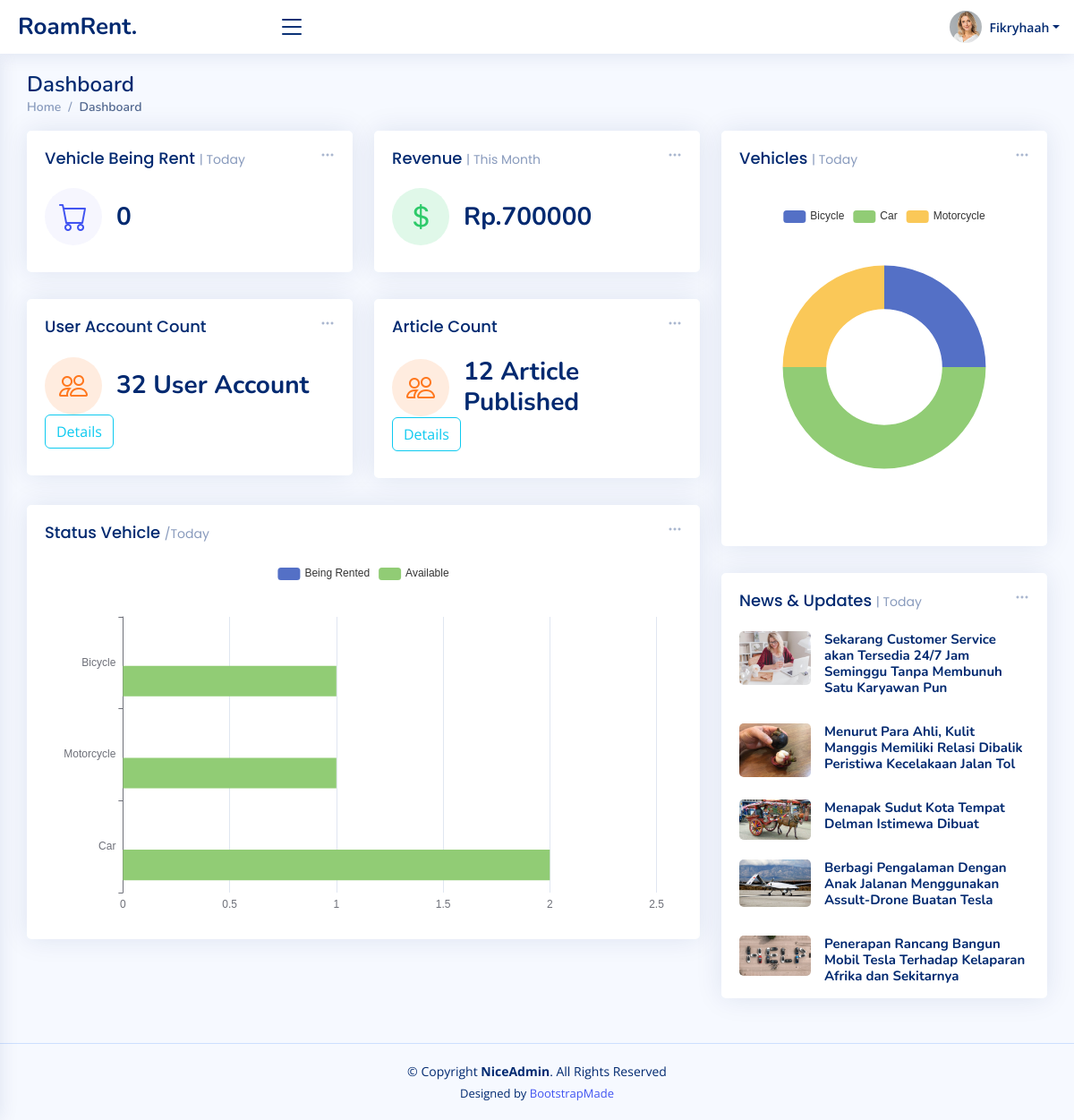
Page /home.php (signed in) on the committed database.
### tables this page shows
CREATE TABLE `article` (
  `id` int(12) NOT NULL,
  `title` text NOT NULL,
  `text` longtext NOT NULL,
  `img_url` text DEFAULT NULL,
  `article_category_id` bigint(20) NOT NULL,
  `user_id` bigint(20) NOT NULL
);

### home.php (the view, shortened to what this page needs)
<!DOCTYPE html>
<html lang="en">
<head>
  <?php
  include('layout-head-import-nice.php');
  include('logics/connect.php');
  $sql_article = 'SELECT * FROM article LIMIT 5';
  $sql_count_article = "SELECT COUNT(id) as total FROM article";
  $result_count_article = $conn->query($sql_count_article);
  $data_count_article = $result_count_article->fetch_object();
  $sql_user = 'SELECT COUNT(id) as total FROM user';
  $result_user = $conn->query($sql_user);
  $data_count_user = $result_user->fetch_object();
  $sql_vehicle = 'SELECT COUNT(id) as total FROM vehicle WHERE is_borrow = 1';
  $result_vehicle = $conn->query($sql_vehicle);
  $data_count_vehicle = $result_vehicle->fetch_object();
  $sql_vehicle_category = 'SELECT * FROM vehicle_category';
  $result_vehicle_category = $conn->query($sql_vehicle_category);
  $sql_vehicle_not_borrow_count = 'SELECT vc.id, COUNT(v.id) as total, vc.name as category FROM vehicle v RIGHT JOIN vehicle_category vc ON v.vehicle_category_id = vc.id WHERE v.is_borrow = 0 GROUP BY category ORDER BY vc.id';
  $result_vehicle_not_borrow_count = $conn->query($sql_vehicle_not_borrow_count);
  $sql_vehicle_borrow_count = 'SELECT vc.id, COUNT(v.id) as total, vc.name as category FROM vehicle v RIGHT JOIN vehicle_category vc ON v.vehicle_category_id = vc.id WHERE v.is_borrow = 1 GROUP BY category ORDER BY vc.id';
  $result_vehicle_borrow_count = $conn->query($sql_vehicle_borrow_count);
  ?>
</head>
<body class="toggle-sidebar">
  <?php include 'layout-header-nice.php'; ?>
  <main id="main" class="main">
    <div class="pagetitle">
      <h1>Dashboard</h1>
      <nav>
        <ol class="breadcrumb">
          <li class="breadcrumb-item"><a href="home.php">Home</a></li>
          <li class="breadcrumb-item active">Dashboard</li>
        </ol>
      </nav>
    </div>
    <section class="section dashboard">
      <div class="row">
        <div class="col-lg-8">
          <div class="row">
            <div class="col-xxl-4 col-md-6">
              <div class="card info-card sales-card">
                <div class="filter">
                  <a class="icon" href="#" data-bs-toggle="dropdown"><i class="bi bi-three-dots"></i></a>
                </div>
                <div class="card-body">
                  <h5 class="card-title">Vehicle Being Rent <span>| Today</span></h5>
                  <div class="d-flex align-items-center">
                    <div class="card-icon rounded-circle d-flex align-items-center justify-content-center">
                      <i class="bi bi-cart"></i>
                    </div>
                    <div class="ps-3">
                      <h6><?= $data_count_vehicle->total ?></h6>
                    </div>
                  </div>
                </div>
              </div>
            </div>
            <div class="col-xxl-4 col-md-6">
              <div class="card info-card revenue-card">
                <div class="filter">
                  <a class="icon" href="#" data-bs-toggle="dropdown"><i class="bi bi-three-dots"></i></a>
                </div>
                <div class="card-body">
                  <h5 class="card-title">Revenue <span>| This Month</span></h5>
                  <div class="d-flex align-items-center">
                    <div class="card-icon rounded-circle d-flex align-items-center justify-content-center">
                      <i class="bi bi-currency-dollar"></i>
                    </div>
                    <div class="ps-3">
                      <h6>Rp.700000</h6>
                    </div>
                  </div>
                </div>
              </div>
            </div>
            <div class="col-xxl-4 col-md-6">
              <div class="card info-card customers-card">
                <div class="filter">
                  <a class="icon" href="#" data-bs-toggle="dropdown"><i class="bi bi-three-dots"></i></a>
                </div>
                <div class="card-body">
                  <h5 class="card-title">User Account Count</h5>
                  <div class="d-flex align-items-center">
                    <div class="card-icon rounded-circle d-flex align-items-center justify-content-center">
                      <i class="bi bi-people"></i>
                    </div>
                    <div class="ps-3">
                      <h6><?= $data_count_user->total ?> User Account</h6>
                    </div>
                  </div>
                  <a href="users.php"><button class="btn btn-outline-info alert-delete-confirm">Details</button></a>
                </div>
              </div>
            </div>
            <div class="col-xxl-4 col-md-6">
              <div class="card info-card customers-card">
                <div class="filter">
                  <a class="icon" href="#" data-bs-toggle="dropdown"><i class="bi bi-three-dots"></i></a>
                </div>
                <div class="card-body">
                  <h5 class="card-title">Article Count</h5>
                  <div class="d-flex align-items-center">
                    <div class="card-icon rounded-circle d-flex align-items-center justify-content-center">
                      <i class="bi bi-people"></i>
                    </div>
                    <div class="ps-3">
                      <h6><?= $data_count_article->total ?> Article Published</h6>
                    </div>
                  </div>
                  <a href="blog.php"><button class="btn btn-outline-info alert-delete-confirm">Details</button></a>
                </div>
              </div>
            </div>
            <div class="col-12">
              <div class="card">
                <div class="filter">
                  <a class="icon" href="#" data-bs-toggle="dropdown"><i class="bi bi-three-dots"></i></a>
                </div>
                <div class="card-body">
                  <h5 class="card-title">Status Vehicle <span>/Today</span></h5>
                  <div id="chart_status_vehicle" style="min-height: 400px;" class="echart"></div>
                  <script>
                    document.addEventListener("DOMContentLoaded", () => {
                      echarts.init(document.querySelector("#chart_status_vehicle")).setOption({
                        /* title: {
                          text: 'Status Vehicle'
                        }, */
                        tooltip: {
                          trigger: 'axis',
                          axisPointer: {
                            type: 'shadow'
                          }
                        },
                        legend: {},
                        grid: {
                          left: '3%',
                          right: '4%',
                          bottom: '3%',
                          containLabel: true
                        },
                        xAxis: {
                          type: 'value',
                          boundaryGap: [0, 0.01]
                        },
                        yAxis: {
                          type: 'category',
                          data: [
                            <?php while ($row = $result_vehicle_category->fetch_assoc()) {
                        ?>
                            '<?= $row['name'] ?>',
                        <?php } ?>
                          ]
                        },
                        series: [{
                            name: 'Being Rented',
                            type: 'bar',
                            data: [
                              <?php while ($row = $result_vehicle_borrow_count->fetch_assoc()) {
                        ?>
                            <?= $row['total'] ?>,
                        <?php } ?>
                            ]
                          },
                          {
                            name: 'Available',
                            type: 'bar',
                            data: [
                              <?php while ($row = $result_vehicle_not_borrow_count->fetch_assoc()) {
                        ?>
                            <?= $row['total'] ?>,
                        <?php } ?>
                            ]
                          }
                        ]
                      });
                    });
                  </script>
                </div>
              </div>
            </div>
          </div>
        </div>
        <div class="col-lg-4">
          <div class="card">
            <div class="filter">
              <a class="icon" href="#" data-bs-toggle="dropdown"><i class="bi bi-three-dots"></i></a>
            </div>
            <div class="card-body pb-0">
              <h5 class="card-title">Vehicles <span>| Today</span></h5>
              <?php
              $query_vehicle_availability = "SELECT vc.name, COUNT(v.id) as total FROM vehicle v LEFT JOIN vehicle_category vc on v.vehicle_category_id = vc.id GROUP BY vc.name";
              $result_vehicle_availability = $conn->query($query_vehicle_availability);
              ?>
              <div id="trafficChart" style="min-height: 400px;" class="echart"></div>
              <script>
                document.addEventListener("DOMContentLoaded", () => {
                  echarts.init(document.querySelector("#trafficChart")).setOption({
                    tooltip: {
                      trigger: 'item'
                    },
                    legend: {
                      top: '5%',
                      left: 'center'
                    },
                    series: [{
                      name: 'Access From',
                      type: 'pie',
                      radius: ['40%', '70%'],
                      avoidLabelOverlap: false,
                      label: {
                        show: false,
                        position: 'center'
                      },
                      emphasis: {
                        label: {
                          show: true,
                          fontSize: '18',
                          fontWeight: 'bold'
                        }
                      },
                      labelLine: {
                        show: false
                      },
                      data: [
                        <?php while ($row = $result_vehicle_availability->fetch_assoc()) {
                        ?> {
                            value: <?= $row['total'] ?>,
                            name: '<?= $row['name'] ?>'
                          },
                        <?php } ?>
                      ]
                    }]
                  });
                });
              </script>
            </div>
          </div>
          <div class="card">
            <div class="filter">
              <a class="icon" href="#" data-bs-toggle="dropdown"><i class="bi bi-three-dots"></i></a>
            </div>
            <?php
            $result_list_article = $conn->query($sql_article);
            ?>
            <div class="card-body pb-0">
              <h5 class="card-title">News &amp; Updates <span>| Today</span></h5>
              <div class="news">
                <?php
                while ($row = $result_list_article->fetch_assoc()) {
                ?>
                  <div class="post-item clearfix">
                    <img src="assets/img/hero/blog/<?= $row['img_url'] ?>" alt="">
                    <h4><a href="#"><?= $row['title'] ?></a></h4>
                  </div>
                <?php
                }
                ?>
              </div>
            </div>
          </div>
        </div>
      </div>
    </section>
  </main>
  <?php include('layout-footer.php'); ?>
</body>
</html>

### assets/css/nice-style.css (style rules this page uses)
:root { scroll-behavior: smooth; }
body { font-family: "Open Sans", sans-serif; background: #f6f9ff; color: #444444; }
a { color: #4154f1; text-decoration: none; }
h1, h2, h3, h4, h5, h6 { font-family: "Nunito", sans-serif; }
#main { margin-top: 60px; padding: 20px 30px; transition: all 0.3s; }
.pagetitle { margin-bottom: 10px; }
.pagetitle h1 { font-size: 24px; margin-bottom: 0; font-weight: 600; color: #012970; }
.card { margin-bottom: 30px; border: none; border-radius: 5px; box-shadow: 0px 0 30px rgba(1, 41, 112, 0.1); }
.card-title { padding: 20px 0 15px 0; font-size: 18px; font-weight: 500; color: #012970; font-family: "Poppins", sans-serif; }
.card-title span { color: #899bbd; font-size: 14px; font-weight: 400; }
.card-body { padding: 0 20px 20px 20px; }
.breadcrumb { font-size: 14px; font-family: "Nunito", sans-serif; color: #899bbd; font-weight: 600; }
.breadcrumb a { color: #899bbd; transition: 0.3s; }
.breadcrumb .breadcrumb-item::before { color: #899bbd; }
.breadcrumb .active { color: #51678f; font-weight: 600; }
@media (min-width: 1200px) { #main, #footer { margin-left: 300px; } }
@media (min-width: 1200px) { .toggle-sidebar #main, .toggle-sidebar #footer { margin-left: 0; } }
.dashboard .filter { position: absolute; right: 0px; top: 15px; }
.dashboard .filter .icon { color: #aab7cf; padding-right: 20px; padding-bottom: 5px; transition: 0.3s; font-size: 16px; }
.dashboard .info-card { padding-bottom: 10px; }
.dashboard .info-card h6 { font-size: 28px; color: #012970; font-weight: 700; margin: 0; padding: 0; }
.dashboard .card-icon { font-size: 32px; line-height: 0; width: 64px; height: 64px; flex-shrink: 0; flex-grow: 0; }
.dashboard .sales-card .card-icon { color: #4154f1; background: #f6f6fe; }
.dashboard .revenue-card .card-icon { color: #2eca6a; background: #e0f8e9; }
.dashboard .customers-card .card-icon { color: #ff771d; background: #ffecdf; }
.dashboard .news .post-item+.post-item { margin-top: 15px; }
.dashboard .news img { width: 80px; float: left; border-radius: 5px; }
.dashboard .news h4 { font-size: 15px; margin-left: 95px; font-weight: bold; margin-bottom: 5px; }
.dashboard .news h4 a { color: #012970; transition: 0.3s; }

### rows in the picture
article: img_url (picture), title "Sekarang Customer Service akan Tersedia 24/7 Jam Seminggu Tanpa Membunuh Satu Karyawan Pun"
article: img_url (picture), title "Menurut Para Ahli, Kulit Manggis Memiliki Relasi Dibalik Peristiwa Kecelakaan Jalan Tol"
article: img_url (picture), title "Menapak Sudut Kota Tempat Delman Istimewa Dibuat"
article: img_url (picture), title "Berbagi Pengalaman Dengan Anak Jalanan Menggunakan Assult-Drone Buatan Tesla"
article: img_url (picture), title "Penerapan Rancang Bangun Mobil Tesla Terhadap Kelaparan Afrika dan Sekitarnya"

### other values in the picture
$auth_name "Fikryhaah"
$data_count_vehicle->total "0"
$data_count_user->total "32"
$data_count_article->total "12"
chart data {{ $row['name'] }} Car, Motorcycle, Bicycle
chart data {{ $row['total'] }} 2, 1, 1
chart data {{ $row['total'] }} 1, 2, 1
chart data {{ $row['name'] }} Bicycle, Car, Motorcycle
